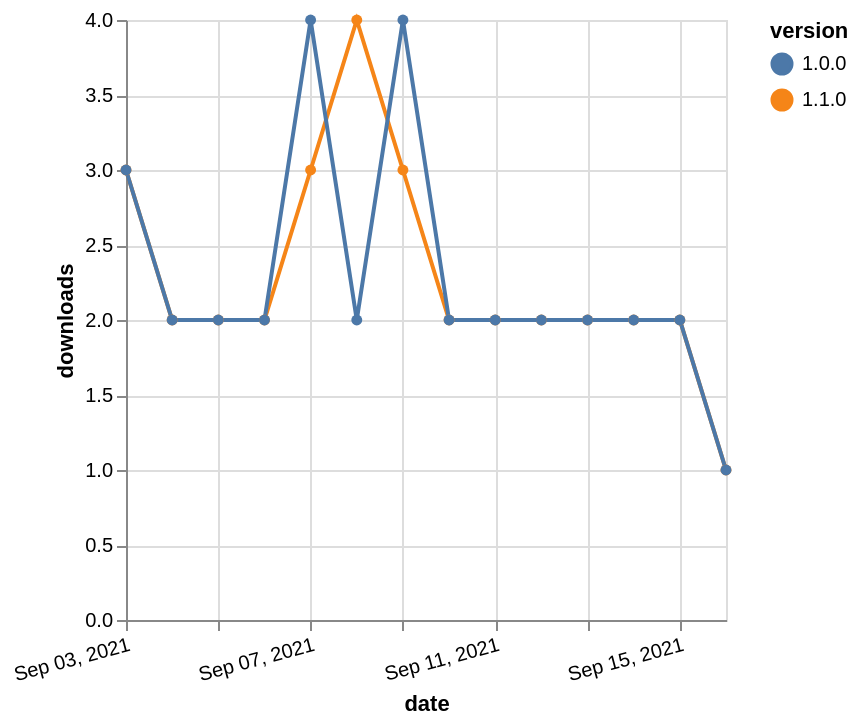

Vega-Lite specification for this chart:
### Vega-Lite specification from a JSON file in a GitHub repository (floating-point values rounded to 4 significant figures)
{"$schema": "https://vega.github.io/schema/vega-lite/v5.json", "description": "A simple bar chart with embedded data.", "data": {"values": [{"date": "2021-09-03", "total": 233, "delta": 3, "version": "1.1.0"}, {"date": "2021-09-04", "total": 235, "delta": 2, "version": "1.1.0"}, {"date": "2021-09-05", "total": 237, "delta": 2, "version": "1.1.0"}, {"date": "2021-09-06", "total": 239, "delta": 2, "version": "1.1.0"}, {"date": "2021-09-07", "total": 242, "delta": 3, "version": "1.1.0"}, {"date": "2021-09-08", "total": 246, "delta": 4, "version": "1.1.0"}, {"date": "2021-09-09", "total": 249, "delta": 3, "version": "1.1.0"}, {"date": "2021-09-10", "total": 251, "delta": 2, "version": "1.1.0"}, {"date": "2021-09-11", "total": 253, "delta": 2, "version": "1.1.0"}, {"date": "2021-09-12", "total": 255, "delta": 2, "version": "1.1.0"}, {"date": "2021-09-13", "total": 257, "delta": 2, "version": "1.1.0"}, {"date": "2021-09-14", "total": 259, "delta": 2, "version": "1.1.0"}, {"date": "2021-09-15", "total": 261, "delta": 2, "version": "1.1.0"}, {"date": "2021-09-16", "total": 262, "delta": 1, "version": "1.1.0"}, {"date": "2021-09-03", "total": 730, "delta": 3, "version": "1.0.0"}, {"date": "2021-09-04", "total": 732, "delta": 2, "version": "1.0.0"}, {"date": "2021-09-05", "total": 734, "delta": 2, "version": "1.0.0"}, {"date": "2021-09-06", "total": 736, "delta": 2, "version": "1.0.0"}, {"date": "2021-09-07", "total": 740, "delta": 4, "version": "1.0.0"}, {"date": "2021-09-08", "total": 742, "delta": 2, "version": "1.0.0"}, {"date": "2021-09-09", "total": 746, "delta": 4, "version": "1.0.0"}, {"date": "2021-09-10", "total": 748, "delta": 2, "version": "1.0.0"}, {"date": "2021-09-11", "total": 750, "delta": 2, "version": "1.0.0"}, {"date": "2021-09-12", "total": 752, "delta": 2, "version": "1.0.0"}, {"date": "2021-09-13", "total": 754, "delta": 2, "version": "1.0.0"}, {"date": "2021-09-14", "total": 756, "delta": 2, "version": "1.0.0"}, {"date": "2021-09-15", "total": 758, "delta": 2, "version": "1.0.0"}, {"date": "2021-09-16", "total": 759, "delta": 1, "version": "1.0.0"}]}, "width": "container", "mark": {"type": "line", "point": {"filled": true}}, "encoding": {"x": {"field": "date", "type": "temporal", "timeUnit": "yearmonthdate", "title": "date", "axis": {"labelAngle": -15}}, "y": {"field": "delta", "type": "quantitative", "title": "downloads"}, "color": {"field": "version", "type": "nominal"}, "tooltip": {"field": "delta"}}}
